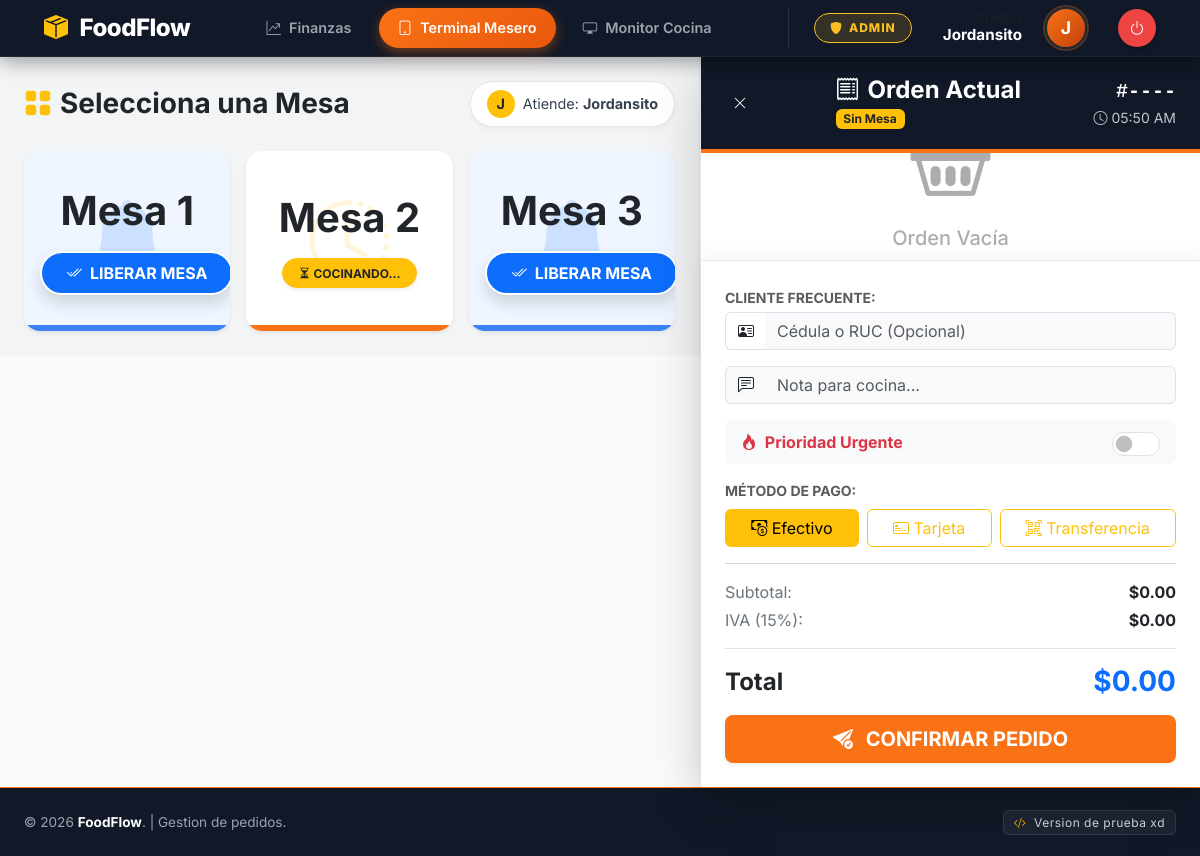
Page /mesero/ (signed in) on the earlier database version.
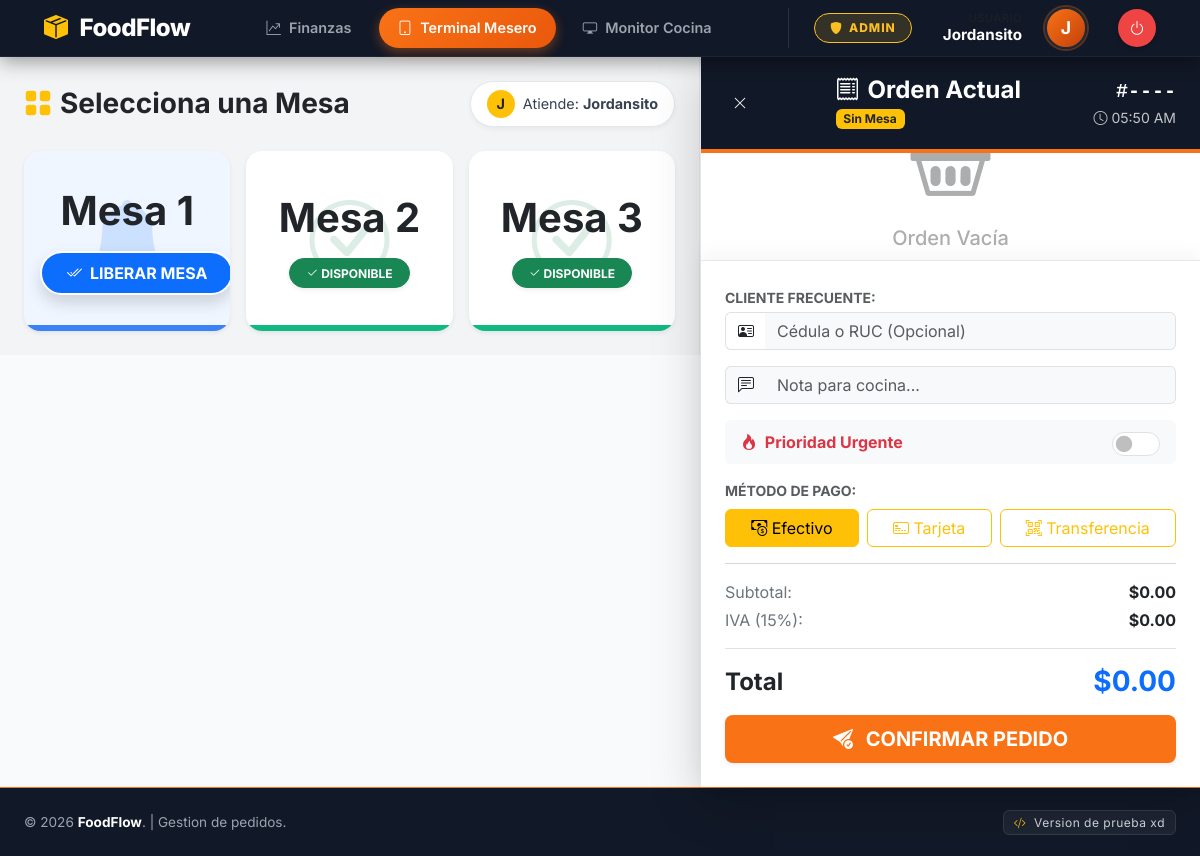
Same page on the later database version.
### core/models.py (models this page shows, shortened)
class Mesa(models.Model):
    ESTADOS = [
        ('libre', 'Libre'),
        ('ocupada', 'Ocupada'),
        ('esperando', 'Esperando Comida'),
        ('lista', 'Comida Lista'), # NUEVO ESTADO
        ('pagar', 'Por Pagar'),
    ]
    numero = models.IntegerField(unique=True)
    estado = models.CharField(max_length=20, choices=ESTADOS, default='libre')

### core/views.py (the view)
# urls.py: path('mesero/', MeseroView.as_view(), name='mesero'),
class MeseroView(SoloMeseroMixin, ListView):
    template_name = "mesero/mesero.html"
    model = Mesa
    context_object_name = 'mesas'
    def get_context_data(self, **kwargs):
        context = super().get_context_data(**kwargs)
        context['categorias'] = Categoria.objects.prefetch_related('productos').all()
        ultimo_pedido = Pedido.objects.last()
        if ultimo_pedido:
            siguiente_id = ultimo_pedido.id + 1
        else:
            siguiente_id = 1 # Si es el primer pedido de la historia
        context['siguiente_id'] = siguiente_id # Enviamos el dato al HTML
        return context

### core/templates/mesero/mesero.html (shortened to what this page needs)
{% extends 'comun/esquema.html' %}
{% block content %}
<link rel="stylesheet" href="https://cdn.jsdelivr.net/npm/bootstrap-icons@1.11.1/font/bootstrap-icons.css">
<div class="container-fluid p-0">
    <div class="row g-0">
       <div id="columna-menu" class="col-lg-7 menu-section p-4 h-100 overflow-auto transition-all">
            <div class="d-flex justify-content-between align-items-center mb-4">
                <div class="d-flex align-items-center gap-3">
                    <h3 class="fw-bold text-dark m-0" id="titulo-seccion">
                        <i class="bi bi-grid-fill text-warning me-2"></i>Selecciona una Mesa
                    </h3>
                </div>
                <div class="waiter-badge">
                    <div class="rounded-circle bg-warning text-dark d-flex justify-content-center align-items-center fw-bold" style="width: 28px; height: 28px;">
                        {{ user.username|first|upper }}
                    </div>
                    <span>Atiende: <strong>{{ user.username|title }}</strong></span>
                </div>
            </div>
            <div id="vista-mesas" class="fade-in">
                <div class="row g-3">
                    {% for mesa in mesas %}
                    <div class="col-6 col-md-6 col-xl-4">
                        <div class="card mesa-selector h-100 shadow-sm position-relative overflow-hidden border-0"
                             style="min-height: 180px; background: {% if mesa.estado == 'lista' %}#eff6ff{% elif mesa.estado == 'ocupada' %}#fef2f2{% else %}white{% endif %};"
                             onclick="abrirMesa('{{ mesa.id }}', '{{ mesa.numero }}')">
                            <div class="card-body d-flex flex-column justify-content-center align-items-center position-relative z-1 w-100">
                                <i class="bi
                                    {% if mesa.estado == 'libre' %}bi-check-circle text-success
                                    {% elif mesa.estado == 'esperando' %}bi-clock-history text-warning
                                    {% elif mesa.estado == 'lista' %}bi-bell-fill text-primary
                                    {% elif mesa.estado == 'reservada' %}bi-calendar-check text-secondary
                                    {% else %}bi-people-fill text-danger{% endif %}"
                                    style="font-size: 5rem; opacity: 0.15; position: absolute; top: 50%; left: 50%; transform: translate(-50%, -50%);">
                                </i>
                                <h2 class="fw-bold m-0 mb-3 display-6 text-dark" style="z-index: 2;">Mesa {{ mesa.numero }}</h2>
                                <div style="z-index: 3; width: 100%; text-align: center;">
                                    {% if mesa.estado == 'lista' %}
                                        <a href="{% url 'procesar_pago' mesa.id %}"
                                           class="btn btn-primary fw-bold shadow px-4 py-2 rounded-pill"
                                           style="border: 2px solid white; white-space: nowrap;"
                                           onclick="event.stopPropagation(); return confirm('¿Confirmar pago y liberar mesa?');">
                                           <i class="bi bi-check2-all me-2"></i>LIBERAR MESA
                                        </a>
                                    {% else %}
                                        <span class="badge rounded-pill text-uppercase border shadow-sm px-3 py-2
                                            {% if mesa.estado == 'libre' %}bg-success text-white border-success
                                            {% elif mesa.estado == 'esperando' %}bg-warning text-dark border-warning
                                            {% elif mesa.estado == 'reservada' %}bg-secondary text-white border-secondary
                                            {% else %}bg-danger text-white border-danger{% endif %}">
                                            {% if mesa.estado == 'libre' %} <i class="bi bi-check2"></i> DISPONIBLE
                                            {% elif mesa.estado == 'esperando' %} <i class="bi bi-hourglass-split"></i> COCINANDO...
                                            {% elif mesa.estado == 'reservada' %} <i class="bi bi-lock-fill"></i> RESERVADA
                                            {% else %} <i class="bi bi-utensils"></i> OCUPADA {% endif %}
                                        </span>
                                    {% endif %}
                                </div>
                            </div>
                            <div class="position-absolute bottom-0 start-0 w-100 barra-{{ mesa.estado|default:'default' }}" style="height: 6px;"></div>
                        </div>
                    </div>
                    {% endfor %}
                </div>
            </div>
        </div>
        <div id="columna-ticket" class="col-lg-5 p-0 transition-all">
            <div class="ticket-sidebar shadow-lg">
                <div class="ticket-header">
                    <div class="d-flex justify-content-between align-items-center">
                        <button class="btn btn-sm btn-outline-light border-0 me-2" onclick="toggleTicket()">
                            <i class="bi bi-x-lg"></i>
                        </button>
                        <div>
                            <h4 class="fw-bold m-0"><i class="bi bi-receipt me-2"></i>Orden Actual</h4>
                            <div class="badge bg-warning text-dark mt-1" id="mesa-badge-ticket">Sin Mesa</div>
                        </div>
                        <div class="text-end">
                            <div class="fs-5 fw-bold font-monospace" id="orden-id">#----</div>
                            <div class="small opacity-75"><i class="bi bi-clock"></i> <span id="reloj">00:00</span></div>
                        </div>
                    </div>
                </div>
                <div class="ticket-body" id="lista-carrito">
                    <div class="d-flex flex-column justify-content-center align-items-center h-100 text-muted opacity-50">
                        <i class="bi bi-basket2 display-1 mb-3"></i>
                        <h5>Orden Vacía</h5>
                        <p>Selecciona productos del menú</p>
                    </div>
                </div>
                <div class="ticket-footer">
                    <div class="mb-3">
                        <label class="small text-muted fw-bold mb-1">CLIENTE FRECUENTE:</label>
                        <div class="input-group">
                            <span class="input-group-text bg-white border-end-0"><i class="bi bi-person-vcard"></i></span>
                            <input type="text" id="cliente-cedula" class="form-control bg-light border-start-0"
                                   placeholder="Cédula o RUC (Opcional)" maxlength="13">
                        </div>
                    </div>
                    <div class="input-group mb-3">
                        <span class="input-group-text bg-light border-end-0"><i class="bi bi-chat-left-text"></i></span>
                        <input type="text" id="nota-general" class="form-control bg-light border-start-0" placeholder="Nota para cocina...">
                    </div>
                    <div class="form-check form-switch mb-3 p-2 bg-light rounded d-flex justify-content-between align-items-center px-3">
                        <label class="form-check-label fw-bold text-danger mb-0" for="checkUrgente">
                            <i class="bi bi-fire me-1"></i> Prioridad Urgente
                        </label>
                        <input class="form-check-input" type="checkbox" role="switch" id="checkUrgente" style="width: 3rem; height: 1.5rem;">
                    </div>
                    <label class="small text-muted fw-bold mb-2 d-block">MÉTODO DE PAGO:</label>
                    <div class="payment-options-container d-flex gap-2 mb-3">
                        <div class="flex-fill">
                            <label class="btn btn-outline-warning w-100" for="pago_efectivo">
                                <i class="bi bi-cash-coin"></i> Efectivo
                            </label>
                        </div>
                        <div class="flex-fill">
                            <label class="btn btn-outline-warning w-100" for="pago_tarjeta">
                                <i class="bi bi-credit-card-2-front"></i> Tarjeta
                            </label>
                        </div>
                        <div class="flex-fill">
                            <label class="btn btn-outline-warning w-100" for="pago_transferencia">
                                <i class="bi bi-qr-code-scan"></i> Transferencia
                            </label>
                        </div>
                    </div>
                    <hr class="text-muted opacity-25">
                    <div class="d-flex justify-content-between mb-1 text-secondary">
                        <span>Subtotal:</span>
                        <span id="lbl-subtotal" class="fw-bold text-dark">$0.00</span>
                    </div>
                    <div class="d-flex justify-content-between mb-3 text-secondary">
                        <span>IVA (15%):</span>
                        <span id="lbl-iva" class="fw-bold text-dark">$0.00</span>
                    </div>
                    <div class="d-flex justify-content-between align-items-center border-top pt-3 mb-3">
                        <span class="h4 fw-bold text-dark m-0">Total</span>
                        <span class="h3 fw-bold text-primary m-0" id="lbl-total">$0.00</span>
                    </div>
                    <button class="btn btn-lg w-100 fw-bold text-white shadow-sm" style="background: var(--brand-orange);" onclick="enviarPedidoBackend()">
                        <i class="bi bi-send-check-fill me-2"></i> CONFIRMAR PEDIDO
                    </button>
                </div>
            </div>
        </div>
    </div>
</div>
{% endblock %}

### core/templates/comun/esquema.html (shortened to what this page needs)
<!DOCTYPE html>
<html lang="es">
<head>
    {% include 'comun/style.html' %}
</head>
<body class="d-flex flex-column min-vh-100">
    {% include 'comun/header.html' %}
    <main class="flex-grow-1">
        {% block content %}
        {% endblock %}
    </main>
    {% include 'comun/footer.html' %}
</body>
</html>

### core/templates/comun/style.html (shortened to what this page needs)
<link href="https://cdn.jsdelivr.net/npm/bootstrap@5.3.2/dist/css/bootstrap.min.css" rel="stylesheet">
<link rel="stylesheet" href="https://cdn.jsdelivr.net/npm/bootstrap-icons@1.11.1/font/bootstrap-icons.css">

### core/templates/comun/header.html (shortened to what this page needs)
<link rel="stylesheet" href="https://cdn.jsdelivr.net/npm/bootstrap-icons@1.11.1/font/bootstrap-icons.css">
<nav class="navbar navbar-expand-lg navbar-custom sticky-top">
    <div class="container-fluid">
        <a class="brand-logo" href="{% url 'index' %}">
            <i class="bi bi-box-seam-fill text-warning"></i> FoodFlow
        </a>
        <div class="collapse navbar-collapse" id="navbarContent">
            <div class="navbar-nav mx-auto align-items-center">
                {% if user.is_superuser or user.groups.all.0.name == "Caja" %}
                    <a class="nav-pill-item {% if request.resolver_match.url_name == 'reporte_ventas' %}active-link{% endif %}"
                       href="{% url 'reporte_ventas' %}">
                        <i class="bi bi-graph-up-arrow"></i> Finanzas
                    </a>
                {% endif %}
                {% if user.is_superuser or user.groups.all.0.name == "Mesero" %}
                    <a class="nav-pill-item {% if request.resolver_match.url_name == 'mesero' %}active-link{% endif %}"
                       href="{% url 'mesero' %}">
                        <i class="bi bi-tablet"></i> Terminal Mesero
                    </a>
                {% endif %}
                {% if user.is_superuser or user.groups.all.0.name == "Cocina" %}
                    <a class="nav-pill-item {% if request.resolver_match.url_name == 'cocina' %}active-link{% endif %}"
                       href="{% url 'cocina' %}">
                        <i class="bi bi-display"></i> Monitor Cocina
                    </a>
                {% endif %}
            </div>
            <div class="user-section mt-3 mt-lg-0">
                {% if user.is_superuser %}
                    <a href="/admin/" target="_blank" class="admin-badge" title="Panel de Control">
                        <i class="bi bi-shield-fill"></i> ADMIN
                    </a>
                {% endif %}
                <div class="text-end text-white d-none d-lg-block ms-3 me-2" style="line-height: 1.2;">
                    <small class="d-block text-muted" style="font-size: 0.7rem; text-transform: uppercase; letter-spacing: 0.5px;">Usuario</small>
                    <span class="fw-bold" style="font-size: 0.95rem;">{{ user.username|title }}</span>
                </div>
                <div class="user-avatar">
                    {{ user.username|make_list|first|upper }}
                </div>
                <form action="{% url 'logout' %}" method="post" class="d-flex m-0 ms-3">
                    <button type="submit" class="btn-logout" title="Cerrar Sesión">
                        <i class="bi bi-power"></i>
                    </button>
                </form>
            </div>
        </div>
    </div>
</nav>

### core/templates/comun/footer.html (shortened to what this page needs)
<footer class="footer-custom mt-auto py-4">
    <div class="container-fluid px-4">
        <div class="row align-items-center gy-2">
            <div class="col-md-6 text-center text-md-start">
                <span>&copy; 2026 <span class="footer-brand">FoodFlow</span>.</span>
                <span class="d-none d-sm-inline"> | Gestion de pedidos.</span>
            </div>
            <div class="col-md-6 text-center text-md-end">
                <span class="version-badge">
                    <i class="bi bi-code-slash me-1 text-warning"></i> Version de prueba xd
                </span>
            </div>
        </div>
    </div>
</footer>

Differences in the rows shown:
changed Mesa (number 2 of 3 on the later page): estado "COCINANDO..." → "DISPONIBLE"
changed Mesa (number 3 of 3 on the later page): estado "LIBERAR MESA" → "DISPONIBLE"
